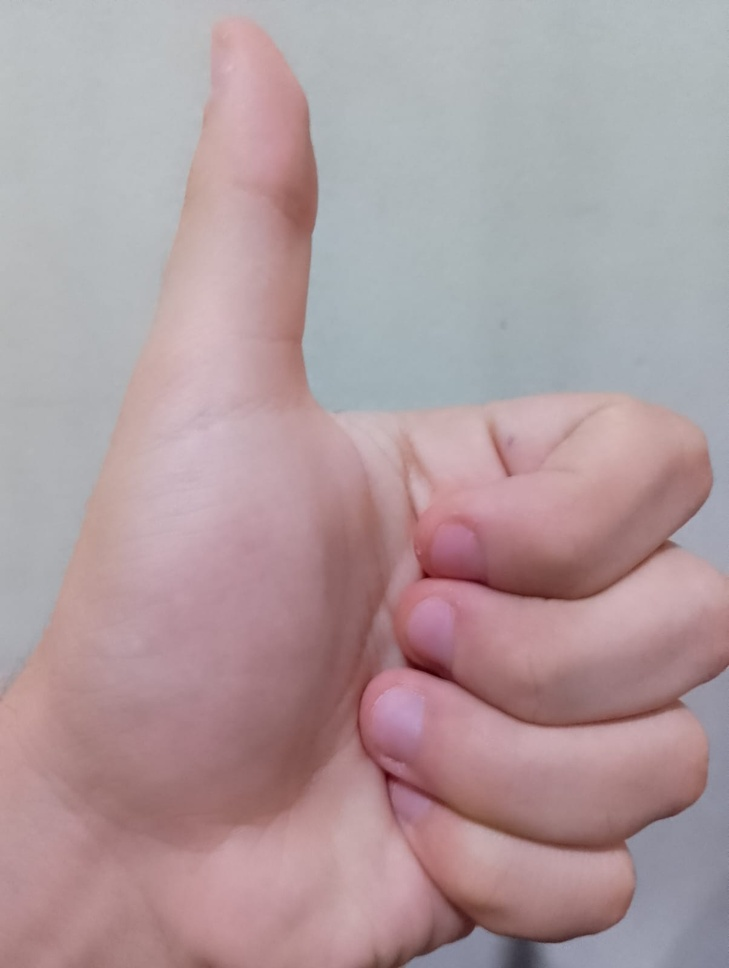
#> input picture mao.jpeg, 729 x 968 px, shrunk from 1204 x 1600 before the run
$ python image_to_array.py
#> lines starting #> are read from the running program, lines starting #| are printed output that depends on the picture
import cv2
import numpy as np
import matplotlib.pyplot as plt
from math import ceil

image = cv2.imread("mao.jpeg", cv2.IMREAD_GRAYSCALE)
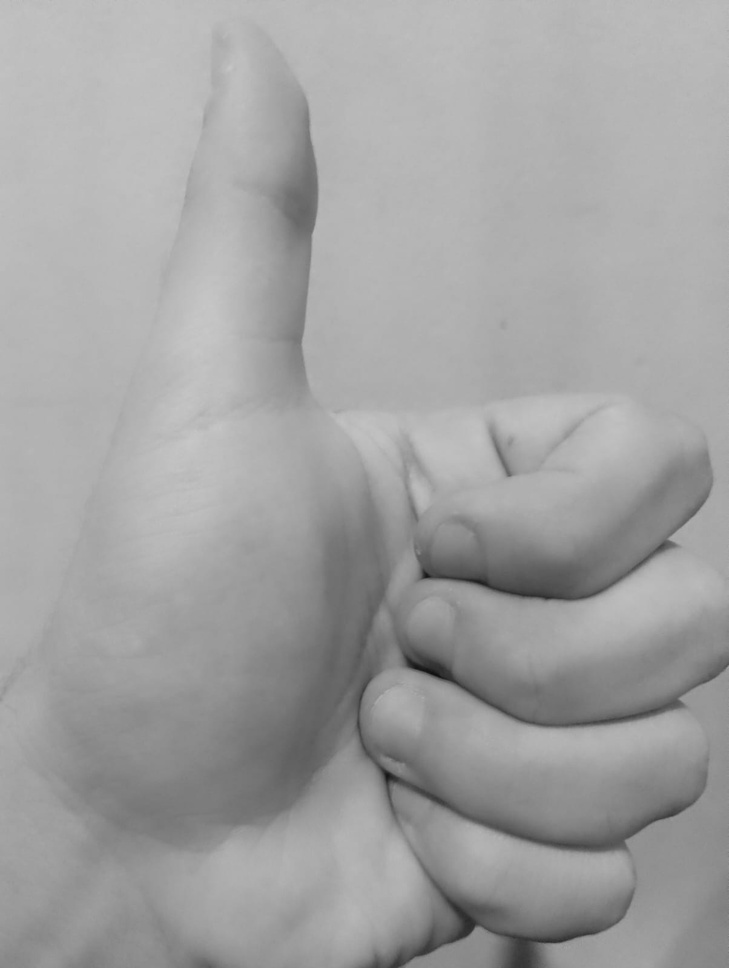
#> image: shape (968, 729); min 15, max 199, mean 161.5

print(image.shape)
#| (968, 729)
def downscaler_kernel(size: int):
    """
    size: int -> Size of the side of the kernel.
    return: kernel.

    Basically will try to create a downscaler kernel (rounded by zeros or values close to it)
    in this defined size.
    """

    kernel = [[0.35 for _ in range(size)] for _ in range(size)]
    kernel[size//2][size//2] = 1

    return kernel

def convolution(image, kernel:list, step:int):
    """
    image: np.array -> Numpy array that defines an image
    kernel: list -> List of values that works as a kernel for the convolution
    step: int -> The step applied by the movement

    returns: convoluted image

    Runs the convolution through the input image and applies the effect of the kernel on it.
    """
#> called with step = 5
    result = [[0 for _ in range(len(kernel)//2, image.shape[1]-1, step)] for _ in range(len(kernel)//2, image.shape[0]-1, step)]

    for y in range(ceil(len(kernel)/2), image.shape[0] - ceil(len(kernel)/2), step):
        for x in range(ceil(len(kernel)/2), image.shape[1] - ceil(len(kernel)/2), step):
            index_result = 0

            for ky in range(-len(kernel)//2, len(kernel)//2 + 1):
                for kx in range(-len(kernel)//2, len(kernel)//2 + 1):
                    index_result += kernel[ky + 1][kx + 1] * image[y + ky][x + kx]

            index_result = round(index_result)

            result[(y - ceil(len(kernel)/2)) // step][(x - ceil(len(kernel)/2)) // step] = index_result
#> after the loop, result = 193 items
    return np.array(result)
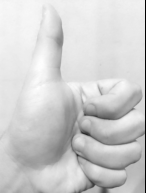
#> returned value: shape (193, 146) int64; min 0, max 2616, mean 2125.5; drawn with min black and max white

# Showing the result
plt.imshow(convolution(image, downscaler_kernel(5), 5))
plt.show()
